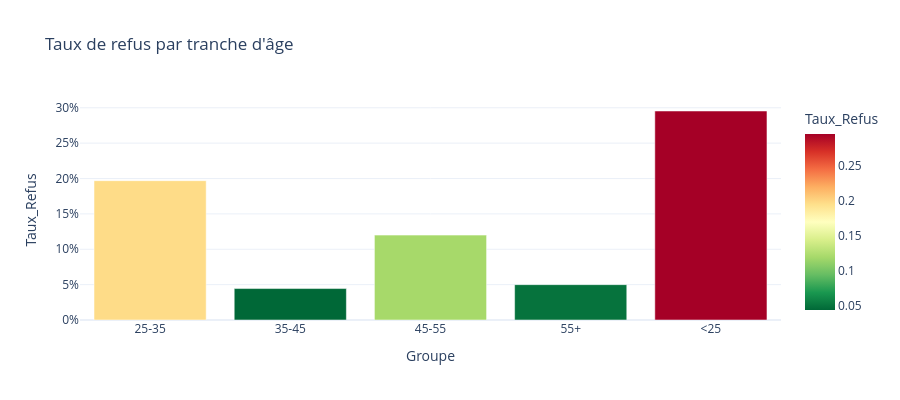

Notebook cell for this chart:
### Markdown cell above
### 4.2 Biais par âge

### Code cell
# Métriques par tranche d'âge
metric_frame_age = MetricFrame(
    metrics={'accuracy': accuracy_score, 'f1': f1_score},
    y_true=y_test.values,
    y_pred=y_pred,
    sensitive_features=sensitive_age,
)

print('=== MÉTRIQUES PAR ÂGE ===')
display(metric_frame_age.by_group)

# Taux de refus par âge
refusal_age = pd.DataFrame({'Age': sensitive_age, 'Refuse': y_pred})
refusal_rate_age = refusal_age.groupby('Age')['Refuse'].mean().reset_index()
refusal_rate_age.columns = ['Groupe', 'Taux_Refus']

fig = px.bar(refusal_rate_age, x='Groupe', y='Taux_Refus',
    title="Taux de refus par tranche d'âge",
    color='Taux_Refus', color_continuous_scale='RdYlGn_r',
    template='plotly_white', height=400)
fig.update_layout(yaxis_tickformat='.0%')
fig.show()
fig.write_image(ASSETS / '10_biais_age.png', scale=2)

### Figure 1 — Plotly figure (JSON) as saved in the notebook; plotly's stock layout.template omitted (floating-point values rounded to 4 significant figures)
{"data": [{"hovertemplate": "Groupe=%{x}<br>Taux_Refus=%{marker.color}<extra></extra>", "legendgroup": "", "marker": {"color": [0.197, 0.04444, 0.12, 0.05, 0.2955], "coloraxis": "coloraxis", "pattern": {"shape": ""}}, "name": "", "orientation": "v", "showlegend": false, "textposition": "auto", "type": "bar", "x": ["25-35", "35-45", "45-55", "55+", "<25"], "xaxis": "x", "y": [0.197, 0.04444, 0.12, 0.05, 0.2955], "yaxis": "y"}], "layout": {"barmode": "relative", "coloraxis": {"colorbar": {"title": {"text": "Taux_Refus"}}, "colorscale": [[0, "rgb(0,104,55)"], [0.1, "rgb(26,152,80)"], [0.2, "rgb(102,189,99)"], [0.3, "rgb(166,217,106)"], [0.4, "rgb(217,239,139)"], [0.5, "rgb(255,255,191)"], [0.6, "rgb(254,224,139)"], [0.7, "rgb(253,174,97)"], [0.8, "rgb(244,109,67)"], [0.9, "rgb(215,48,39)"], [1, "rgb(165,0,38)"]]}, "height": 400, "legend": {"tracegroupgap": 0}, "title": {"text": "Taux de refus par tranche d'âge"}, "xaxis": {"anchor": "y", "domain": [0, 1], "title": {"text": "Groupe"}}, "yaxis": {"anchor": "x", "domain": [0, 1], "tickformat": ".0%", "title": {"text": "Taux_Refus"}}}}
